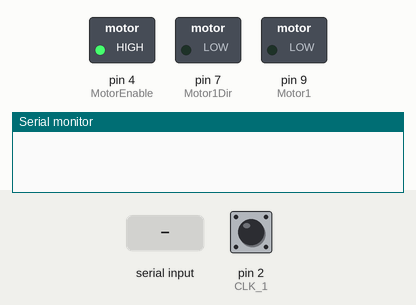
Recording of a sketch running on a simulated Arduino Uno, built with avr-gcc and run on an emulated ATmega328P. On the bench: switched loads named in the sketch (green lamp = pin HIGH), the last lines printed to the serial monitor. The inputs (shaded band) are chosen by the test bench; at power-on: pin 2 (CLK_1) HIGH.

Above: at 0.9 s.
1.0 s: "1" received over Serial
At 1.8 s:
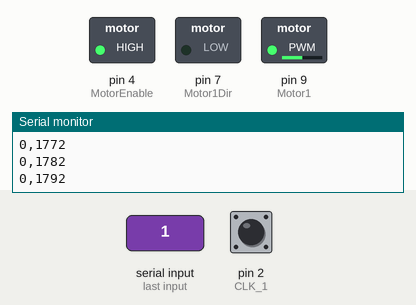
Timing chart, 0 to 4.0 s (numbered marks = the images above; inputs shaded):
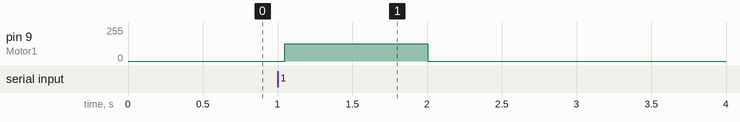

Measured:
- after the input at 1.0 s, pin 9 (Motor1): 0/255 → 128/255 after 0.05 s, → 0/255 0.95 s later

The sketch:

StepResponse.ino
```cpp
/*
 * Mini Project
 *
 * Purpose: STEP Response Experiment to make motor model
 * Class: EENG350, SEED Lab
 * Creator: Sean West and Connor Denney
 * Date: 02/17/2023
 *
*/

// define pins used in program
#define CLK_1 2  //clock pin encoder 1
#define DT_1 5   //data pin encoder 1

#define Motor1 9
#define Motor1Dir 7
#define MotorEnable 4

#define SAMPLES 100

void updateData1();

void setup() {
  // assign pins
  pinMode(DT_1, INPUT_PULLUP);
  pinMode(CLK_1, INPUT_PULLUP);

  pinMode(Motor1, OUTPUT);
  pinMode(Motor1Dir, OUTPUT);

  pinMode(MotorEnable, OUTPUT);
  delay(5);
  digitalWrite(MotorEnable, HIGH);

  // interrupt on CLK_1 rising
  attachInterrupt(digitalPinToInterrupt(CLK_1), updateData1, CHANGE);

  Serial.begin(115200);

  digitalWrite(Motor1Dir, LOW);
  while(!Serial.available());
  Serial.read();
}

// Declare variables that will change in loop()
int angularPos1 = 0;
bool newData1 = false;
unsigned long previousTime1 = millis();
unsigned long interval = 10; //ms

int countsPerRevolution = 1600; //this is valid for a 50:1 gear ratio and 32 counts per encoder revolution.

int i = 0;


void loop() {

  if( (millis() - previousTime1) >= interval) {
    previousTime1 = millis();
    Serial.print(angularPos1);
    Serial.print(",");
    Serial.println(millis());
    i++;
  }

  if (i>5) {
    analogWrite(Motor1, 128);
  }

  if (i > SAMPLES) {
    i = 0;
    //angularPos1 = 0;
    analogWrite(Motor1, 0);
    while(!Serial.available());
    Serial.read();
  }


}

void updateData1() {

  // declare single use variable
  int A = digitalRead(CLK_1);
  int B = digitalRead(DT_1);


  // assuming CLK_1 is high due to rising edge, DT_1 determines if CW or CCW
  //if (millis() - previousTime1 < interval) return;
  //previousTime1 = millis();

  if (A == B) {
    angularPos1++;
  }
  else {
    angularPos1--;
  }


}
```
